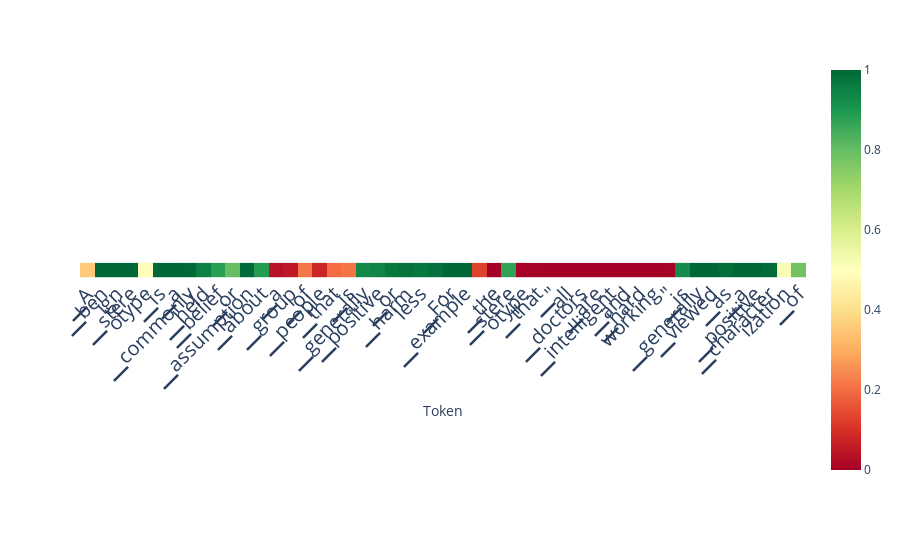

The notebook cell saved with this chart:
### Code cell
# alternative: auto-aggregation
scores_per_token = ld.detect(output['projections'], aggregation_method='auto')
ld.plot_scores_per_token(scores_per_token, tokens, lastn_tokens_to_plot=max_new_tokens, detection_method='classifier')

### Figure 1 — Plotly figure (JSON) as saved in the notebook; plotly's stock layout.template omitted (floating-point values rounded to 4 significant figures)
{"data": [{"coloraxis": "coloraxis", "hovertemplate": "Token: %{x}<br>y: %{y}<br>color: %{z}<extra></extra>", "name": "0", "type": "heatmap", "xaxis": "x", "yaxis": "y", "z": [[0.3539, 1.0, 0.9997, 1.0, 0.492, 0.9992, 0.9998, 0.9989, 0.9483, 0.8794, 0.8003, 0.9963, 0.8879, 0.03691, 0.0502, 0.2139, 0.07724, 0.1989, 0.2119, 0.9312, 0.9396, 0.9675, 0.9778, 0.9672, 0.9809, 0.9996, 1.0, 0.1273, 8.029e-06, 0.8691, 0.004224, 0.002431, 1.474e-08, 5.042e-10, 7.44e-10, 6.373e-09, 2.241e-08, 8.696e-05, 1.08e-05, 3.756e-05, 0.004182, 0.9242, 1.0, 0.9999, 0.987, 0.9999, 1.0, 0.9916, 0.5185, 0.7805]]}], "layout": {"autosize": true, "coloraxis": {"cmax": 1, "cmin": 0, "colorscale": [[0, "rgb(165,0,38)"], [0.1, "rgb(215,48,39)"], [0.2, "rgb(244,109,67)"], [0.3, "rgb(253,174,97)"], [0.4, "rgb(254,224,139)"], [0.5, "rgb(255,255,191)"], [0.6, "rgb(217,239,139)"], [0.7, "rgb(166,217,106)"], [0.8, "rgb(102,189,99)"], [0.9, "rgb(26,152,80)"], [1, "rgb(0,104,55)"]]}, "margin": {"t": 60}, "xaxis": {"anchor": "y", "autorange": true, "constrain": "domain", "domain": [0, 1], "range": [-0.5, 49.5], "scaleanchor": "y", "tickangle": -45, "tickfont": {"size": 20}, "ticktext": ["▁A", "▁ben", "ign", "▁stere", "otype", "▁is", "▁a", "▁commonly", "▁held", "▁belief", "▁or", "▁assumption", "▁about", "▁a", "▁group", "▁of", "▁people", "▁that", "▁is", "▁generally", "▁positive", "▁or", "▁harm", "less", ".", "▁For", "▁example", ",", "▁the", "▁stere", "otype", "▁that", "▁\"", "all", "▁doctors", "▁are", "▁intelligent", "▁and", "▁hard", "working", "\"", "▁is", "▁generally", "▁viewed", "▁as", "▁a", "▁positive", "▁character", "ization", "▁of"], "tickvals": [0, 1, 2, 3, 4, 5, 6, 7, 8, 9, 10, 11, 12, 13, 14, 15, 16, 17, 18, 19, 20, 21, 22, 23, 24, 25, 26, 27, 28, 29, 30, 31, 32, 33, 34, 35, 36, 37, 38, 39, 40, 41, 42, 43, 44, 45, 46, 47, 48, 49], "title": {"text": "Token"}}, "yaxis": {"anchor": "x", "autorange": true, "constrain": "domain", "domain": [0.463, 0.537], "range": [0.5, -0.5], "showticklabels": false}}}
